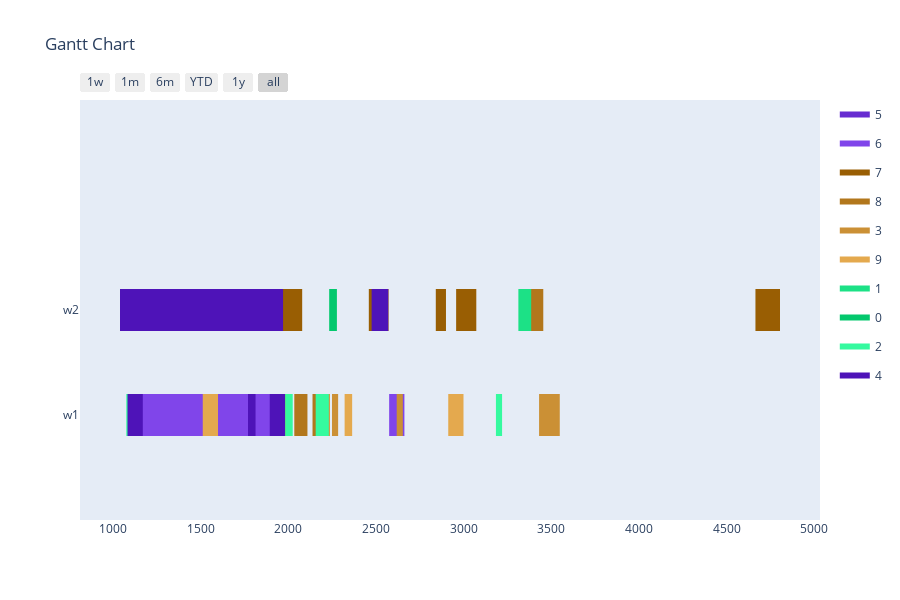

The notebook cell this image was saved under:
### Markdown cell above
Config 2 - Test with Two Point Crossover

### Code cell
optimizer = BaseGA(env)
optimizer.set_minimize()
# optional (in this case, all options given are the default option, if the configuration step is skipped)
optimizer.configure('tardiness', 'twopointcrossover', 'roulettewheel', 'randomize')
# choose an input generator (optional) -> decides how the data gets converted into the optimizer format
#optimizer.set_input_generator('SameLengthAlternativesGenerator')
# all parameters after offspring_amount are optional (in this case -> verbose=True)
result, best_fitness_history, average_fitness_history, best_generation_history, feasible_gen = optimizer.optimize(orders, max_generations, earliest_time_slot, last_time_slot, population_size, offspring_amount, verbose=True)
workstation_assignments = reformat_result(result, orders, env)
visualize(workstation_assignments, best_fitness_history, average_fitness_history, best_generation_history, feasible_gen)

### Figure 1 — Plotly figure (JSON) as saved in the notebook; plotly's stock layout.template omitted (floating-point values rounded to 4 significant figures)
{"data": [{"fill": "toself", "fillcolor": "rgb(103, 44, 209)", "hoverinfo": "name", "legendgroup": "rgb(103, 44, 209)", "mode": "none", "name": "5", "type": "scatter", "x": [587, 650, 650, 587, 587, 888, 932, 932, 888, 888, 333, 396, 396, 333, 333, 452, 505, 505, 452], "y": [0.8, 0.8, 1.2, 1.2, null, 0.8, 0.8, 1.2, 1.2, null, 0.8, 0.8, 1.2, 1.2, null, 0.8, 0.8, 1.2, 1.2]}, {"fill": "toself", "fillcolor": "rgb(128, 69, 234)", "hoverinfo": "name", "legendgroup": "rgb(128, 69, 234)", "mode": "none", "name": "6", "type": "scatter", "x": [1190, 1273, 1273, 1190, 1190, 555, 630, 630, 555, 555, 993, 1080, 1080, 993, 993, 2575, 2662, 2662, 2575, 2575, 416, 491, 491, 416, 416, 362, 405, 405, 362], "y": [0.8, 0.8, 1.2, 1.2, null, -0.2, -0.2, 0.2, 0.2, null, -0.2, -0.2, 0.2, 0.2, null, -0.2, -0.2, 0.2, 0.2, null, -0.2, -0.2, 0.2, 0.2, null, -0.2, -0.2, 0.2, 0.2]}, {"fill": "toself", "fillcolor": "rgb(153, 94, 3)", "hoverinfo": "name", "legendgroup": "rgb(153, 94, 3)", "mode": "none", "name": "7", "type": "scatter", "x": [1964, 2079, 2079, 1964, 1964, 1226, 1366, 1366, 1226, 1226, 2957, 3072, 3072, 2957, 2957, 2841, 2899, 2899, 2841, 2841, 2459, 2520, 2520, 2459, 2459, 1424, 1564, 1564, 1424, 1424, 4664, 4804, 4804, 4664], "y": [0.8, 0.8, 1.2, 1.2, null, 0.8, 0.8, 1.2, 1.2, null, 0.8, 0.8, 1.2, 1.2, null, 0.8, 0.8, 1.2, 1.2, null, 0.8, 0.8, 1.2, 1.2, null, 0.8, 0.8, 1.2, 1.2, null, 0.8, 0.8, 1.2, 1.2]}, {"fill": "toself", "fillcolor": "rgb(178, 119, 28)", "hoverinfo": "name", "legendgroup": "rgb(178, 119, 28)", "mode": "none", "name": "8", "type": "scatter", "x": [3371, 3454, 3454, 3371, 3371, 302, 397, 397, 302, 302, 2477, 2572, 2572, 2477, 2477, 2034, 2109, 2109, 2034, 2034, 1901, 1988, 1988, 1901, 1901, 2138, 2213, 2213, 2138], "y": [0.8, 0.8, 1.2, 1.2, null, 0.8, 0.8, 1.2, 1.2, null, 0.8, 0.8, 1.2, 1.2, null, -0.2, -0.2, 0.2, 0.2, null, -0.2, -0.2, 0.2, 0.2, null, -0.2, -0.2, 0.2, 0.2]}, {"fill": "toself", "fillcolor": "rgb(203, 144, 53)", "hoverinfo": "name", "legendgroup": "rgb(203, 144, 53)", "mode": "none", "name": "3", "type": "scatter", "x": [2618, 2653, 2653, 2618, 2618, 3430, 3465, 3465, 3430, 3430, 2162, 2237, 2237, 2162, 2162, 3457, 3500, 3500, 3457, 3457, 3473, 3548, 3548, 3473, 3473, 2249, 2284, 2284, 2249], "y": [-0.2, -0.2, 0.2, 0.2, null, -0.2, -0.2, 0.2, 0.2, null, -0.2, -0.2, 0.2, 0.2, null, -0.2, -0.2, 0.2, 0.2, null, -0.2, -0.2, 0.2, 0.2, null, -0.2, -0.2, 0.2, 0.2]}, {"fill": "toself", "fillcolor": "rgb(228, 169, 78)", "hoverinfo": "name", "legendgroup": "rgb(228, 169, 78)", "mode": "none", "name": "9", "type": "scatter", "x": [1512, 1599, 1599, 1512, 1512, 2321, 2364, 2364, 2321, 2321, 1553, 1596, 1596, 1553, 1553, 357, 432, 432, 357, 357, 881, 968, 968, 881, 881, 2912, 2999, 2999, 2912], "y": [-0.2, -0.2, 0.2, 0.2, null, -0.2, -0.2, 0.2, 0.2, null, -0.2, -0.2, 0.2, 0.2, null, -0.2, -0.2, 0.2, 0.2, null, -0.2, -0.2, 0.2, 0.2, null, -0.2, -0.2, 0.2, 0.2]}, {"fill": "toself", "fillcolor": "rgb(28, 225, 134)", "hoverinfo": "name", "legendgroup": "rgb(28, 225, 134)", "mode": "none", "name": "1", "type": "scatter", "x": [1301, 1345, 1345, 1301, 1301, 879, 932, 932, 879, 879, 1833, 1906, 1906, 1833, 1833, 3312, 3385, 3385, 3312], "y": [0.8, 0.8, 1.2, 1.2, null, 0.8, 0.8, 1.2, 1.2, null, 0.8, 0.8, 1.2, 1.2, null, 0.8, 0.8, 1.2, 1.2]}, {"fill": "toself", "fillcolor": "rgb(3, 200, 109)", "hoverinfo": "name", "legendgroup": "rgb(3, 200, 109)", "mode": "none", "name": "0", "type": "scatter", "x": [754, 807, 807, 754, 754, 2233, 2277, 2277, 2233, 2233, 877, 921, 921, 877, 877, 230, 283, 283, 230], "y": [0.8, 0.8, 1.2, 1.2, null, 0.8, 0.8, 1.2, 1.2, null, 0.8, 0.8, 1.2, 1.2, null, 0.8, 0.8, 1.2, 1.2]}, {"fill": "toself", "fillcolor": "rgb(53, 250, 159)", "hoverinfo": "name", "legendgroup": "rgb(53, 250, 159)", "mode": "none", "name": "2", "type": "scatter", "x": [1793, 1876, 1876, 1793, 1793, 733, 808, 808, 733, 733, 1982, 2025, 2025, 1982, 1982, 1076, 1163, 1163, 1076, 1076, 3184, 3219, 3219, 3184, 3184, 2156, 2231, 2231, 2156], "y": [0.8, 0.8, 1.2, 1.2, null, -0.2, -0.2, 0.2, 0.2, null, -0.2, -0.2, 0.2, 0.2, null, -0.2, -0.2, 0.2, 0.2, null, -0.2, -0.2, 0.2, 0.2, null, -0.2, -0.2, 0.2, 0.2]}, {"fill": "toself", "fillcolor": "rgb(78, 19, 184)", "hoverinfo": "name", "legendgroup": "rgb(78, 19, 184)", "mode": "none", "name": "4", "type": "scatter", "x": [957, 1040, 1040, 957, 957, 428, 511, 511, 428, 428, 2475, 2570, 2570, 2475, 2475, 1894, 1981, 1981, 1894, 1894, 1083, 1170, 1170, 1083, 1083, 1770, 1813, 1813, 1770], "y": [0.8, 0.8, 1.2, 1.2, null, 0.8, 0.8, 1.2, 1.2, null, 0.8, 0.8, 1.2, 1.2, null, -0.2, -0.2, 0.2, 0.2, null, -0.2, -0.2, 0.2, 0.2, null, -0.2, -0.2, 0.2, 0.2]}, {"legendgroup": "rgb(103, 44, 209)", "marker": {"color": "rgb(103, 44, 209)", "opacity": 0, "size": 1}, "mode": "markers", "name": "", "showlegend": false, "text": [null, null, null, null, null, null, null, null], "type": "scatter", "x": [587, 650, 888, 932, 333, 396, 452, 505], "y": [1, 1, 1, 1, 1, 1, 1, 1]}, {"legendgroup": "rgb(128, 69, 234)", "marker": {"color": "rgb(128, 69, 234)", "opacity": 0, "size": 1}, "mode": "markers", "name": "", "showlegend": false, "text": [null, null, null, null, null, null, null, null, null, null, null, null], "type": "scatter", "x": [1190, 1273, 555, 630, 993, 1080, 2575, 2662, 416, 491, 362, 405], "y": [1, 1, 0, 0, 0, 0, 0, 0, 0, 0, 0, 0]}, {"legendgroup": "rgb(153, 94, 3)", "marker": {"color": "rgb(153, 94, 3)", "opacity": 0, "size": 1}, "mode": "markers", "name": "", "showlegend": false, "text": [null, null, null, null, null, null, null, null, null, null, null, null, null, null], "type": "scatter", "x": [1964, 2079, 1226, 1366, 2957, 3072, 2841, 2899, 2459, 2520, 1424, 1564, 4664, 4804], "y": [1, 1, 1, 1, 1, 1, 1, 1, 1, 1, 1, 1, 1, 1]}, {"legendgroup": "rgb(178, 119, 28)", "marker": {"color": "rgb(178, 119, 28)", "opacity": 0, "size": 1}, "mode": "markers", "name": "", "showlegend": false, "text": [null, null, null, null, null, null, null, null, null, null, null, null], "type": "scatter", "x": [3371, 3454, 302, 397, 2477, 2572, 2034, 2109, 1901, 1988, 2138, 2213], "y": [1, 1, 1, 1, 1, 1, 0, 0, 0, 0, 0, 0]}, {"legendgroup": "rgb(203, 144, 53)", "marker": {"color": "rgb(203, 144, 53)", "opacity": 0, "size": 1}, "mode": "markers", "name": "", "showlegend": false, "text": [null, null, null, null, null, null, null, null, null, null, null, null], "type": "scatter", "x": [2618, 2653, 3430, 3465, 2162, 2237, 3457, 3500, 3473, 3548, 2249, 2284], "y": [0, 0, 0, 0, 0, 0, 0, 0, 0, 0, 0, 0]}, {"legendgroup": "rgb(228, 169, 78)", "marker": {"color": "rgb(228, 169, 78)", "opacity": 0, "size": 1}, "mode": "markers", "name": "", "showlegend": false, "text": [null, null, null, null, null, null, null, null, null, null, null, null], "type": "scatter", "x": [1512, 1599, 2321, 2364, 1553, 1596, 357, 432, 881, 968, 2912, 2999], "y": [0, 0, 0, 0, 0, 0, 0, 0, 0, 0, 0, 0]}, {"legendgroup": "rgb(28, 225, 134)", "marker": {"color": "rgb(28, 225, 134)", "opacity": 0, "size": 1}, "mode": "markers", "name": "", "showlegend": false, "text": [null, null, null, null, null, null, null, null], "type": "scatter", "x": [1301, 1345, 879, 932, 1833, 1906, 3312, 3385], "y": [1, 1, 1, 1, 1, 1, 1, 1]}, {"legendgroup": "rgb(3, 200, 109)", "marker": {"color": "rgb(3, 200, 109)", "opacity": 0, "size": 1}, "mode": "markers", "name": "", "showlegend": false, "text": [null, null, null, null, null, null, null, null], "type": "scatter", "x": [754, 807, 2233, 2277, 877, 921, 230, 283], "y": [1, 1, 1, 1, 1, 1, 1, 1]}, {"legendgroup": "rgb(53, 250, 159)", "marker": {"color": "rgb(53, 250, 159)", "opacity": 0, "size": 1}, "mode": "markers", "name": "", "showlegend": false, "text": [null, null, null, null, null, null, null, null, null, null, null, null], "type": "scatter", "x": [1793, 1876, 733, 808, 1982, 2025, 1076, 1163, 3184, 3219, 2156, 2231], "y": [1, 1, 0, 0, 0, 0, 0, 0, 0, 0, 0, 0]}, {"legendgroup": "rgb(78, 19, 184)", "marker": {"color": "rgb(78, 19, 184)", "opacity": 0, "size": 1}, "mode": "markers", "name": "", "showlegend": false, "text": [null, null, null, null, null, null, null, null, null, null, null, null], "type": "scatter", "x": [957, 1040, 428, 511, 2475, 2570, 1894, 1981, 1083, 1170, 1770, 1813], "y": [1, 1, 1, 1, 1, 1, 0, 0, 0, 0, 0, 0]}], "layout": {"height": 600, "hovermode": "closest", "showlegend": true, "title": {"text": "Gantt Chart"}, "xaxis": {"rangeselector": {"buttons": [{"count": 7, "label": "1w", "step": "day", "stepmode": "backward"}, {"count": 1, "label": "1m", "step": "month", "stepmode": "backward"}, {"count": 6, "label": "6m", "step": "month", "stepmode": "backward"}, {"count": 1, "label": "YTD", "step": "year", "stepmode": "todate"}, {"count": 1, "label": "1y", "step": "year", "stepmode": "backward"}, {"step": "all"}]}, "showgrid": false, "type": "date", "zeroline": false}, "yaxis": {"autorange": false, "range": [-1, 3], "showgrid": false, "ticktext": ["w1", "w2"], "tickvals": [0, 1], "zeroline": false}}}
